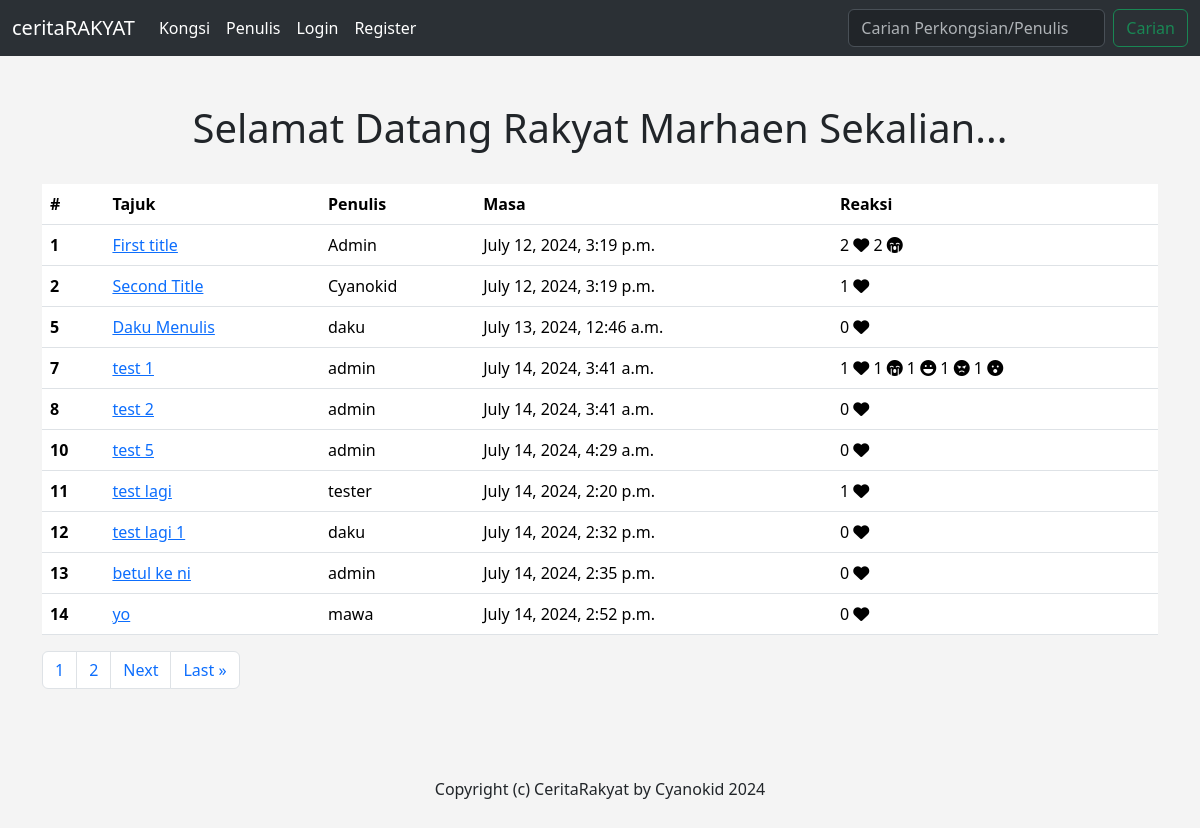
The page / on the database its author committed.
### story/models.py (models this page shows, shortened)
class Story(models.Model):
    username = models.CharField('Username', max_length=120)
    creator = models.ForeignKey(User, blank=True, null=True, on_delete=models.SET_NULL)
    email = models.EmailField('Email Address', blank=True)
    title = models.CharField('Tittle', max_length=120)
    content = models.TextField(blank=True)
    created_at = models.DateTimeField(auto_now_add=True)
    approved = models.BooleanField('Approved', default=False)
    likes = models.ManyToManyField(User, related_name="story_like", blank=True)
    sads = models.ManyToManyField(User, related_name="story_sad", blank=True)
    laughs = models.ManyToManyField(User, related_name="story_laugh", blank=True)
    angrys = models.ManyToManyField(User, related_name="story_angry", blank=True)
    shocks = models.ManyToManyField(User, related_name="story_shock", blank=True)
    def number_of_likes(self):
        return self.likes.count()
    def number_of_sads(self):
        return self.sads.count()
    def number_of_laughs(self):
        return self.laughs.count()
    def number_of_angrys(self):
        return self.angrys.count()
    def number_of_shocks(self):
        return self.shocks.count()
    def __str__(self):
        return self.title

### story/views.py (the view)
# urls.py: 2. Add a URL to urlpatterns:  path('', views.home, name='home')
def home(request):
    stories = Story.objects.all()
    p = Paginator(Story.objects.all(), 10)
    page = request.GET.get('page')
    storys = p.get_page(page)
    nums = "a" * storys.paginator.num_pages
    return render(request, 'story/home.html', {
        "stories" : stories,
        "storys" : storys,
        "nums" : nums,
    })

### story/templates/story/home.html (shortened to what this page needs)
{% extends 'story/base.html' %}
{% block content %}
<center>
    <h1>Selamat Datang Rakyat Marhaen Sekalian...</h1>
    <br>
    <table class="table">
        <thead>
          <tr>
            <th scope="col">#</th>
            <th scope="col">Tajuk</th>
            <th scope="col">Penulis</th>
            <th scope="col">Masa</th>
            <th scope="col">Reaksi</th>
          </tr>
        </thead>
        <tbody>
         {% for story in storys %}
          <tr>
            {% if story.approved %}
            <th scope="row">{{ story.id }}</th>
            <td><a href="{% url 'show_story' story.id %}">{{ story }}</a></td>
            <td>{{ story.username }}</td>
            <td>{{ story.created_at }}</td>
            <td>
              {{story.number_of_likes }} <i class="fa-solid fa-heart"></i>
              {% if story.number_of_sads %}
                {{story.number_of_sads }} <i class="fa-solid fa-face-sad-cry"></i>
              {% endif %}
              {% if story.number_of_laughs %}
                {{story.number_of_laughs }} <i class="fa-solid fa-face-laugh"></i>
              {% endif %}
              {% if story.number_of_angrys %}
                {{story.number_of_angrys }} <i class="fa-solid fa-face-angry"></i>
              {% endif %}
              {% if story.number_of_shocks %}
                {{story.number_of_shocks }}  <i class="fa-solid fa-face-surprise"></i>
              {% endif %}
            </td>
            {% endif %}
          </tr>
          {% endfor %}
      </table>
    <nav aria-label="Page navigation example">
      <ul class="pagination">
        {% for i in nums %}
        <li class="page-item"><a class="page-link" href="?page= {{ forloop.counter }}"> {{ forloop.counter }}</a></li>
        {% endfor %}
        {% if storys.has_next %}
        <li class="page-item"><a class="page-link" href="?page={{ storys.next_page_number }}">Next</a></li>
        <li class="page-item"><a class="page-link" href="?page={{ storys.paginator.num_pages }}">Last &raquo</a></li>
        {% endif %}
      </ul>
    </nav>
</center>
<br><br><br>
{% endblock%}

### story/templates/story/base.html (style rules this page uses)
body { background: #f4f4f4; }

### rows shown on the page
Story: id "1", title "First title", username "Admin", created_at "July 12, 2024, 3:19 p.m.", number_of_likes "2", number_of_sads "2"
Story: id "2", title "Second Title", username "Cyanokid", created_at "July 12, 2024, 3:19 p.m.", number_of_likes "1"
Story: id "5", title "Daku Menulis", username "daku", created_at "July 13, 2024, 12:46 a.m.", number_of_likes "0"
Story: id "7", title "test 1", username "admin", created_at "July 14, 2024, 3:41 a.m.", number_of_likes "1", number_of_sads "1", number_of_laughs "1", number_of_angrys "1", number_of_shocks "1"
Story: id "8", title "test 2", username "admin", created_at "July 14, 2024, 3:41 a.m.", number_of_likes "0"
Story: id "10", title "test 5", username "admin", created_at "July 14, 2024, 4:29 a.m.", number_of_likes "0"
Story: id "11", title "test lagi", username "tester", created_at "July 14, 2024, 2:20 p.m.", number_of_likes "1"
Story: id "12", title "test lagi 1", username "daku", created_at "July 14, 2024, 2:32 p.m.", number_of_likes "0"
Story: id "13", title "betul ke ni", username "admin", created_at "July 14, 2024, 2:35 p.m.", number_of_likes "0"
Story: id "14", title "yo", username "mawa", created_at "July 14, 2024, 2:52 p.m.", number_of_likes "0"
